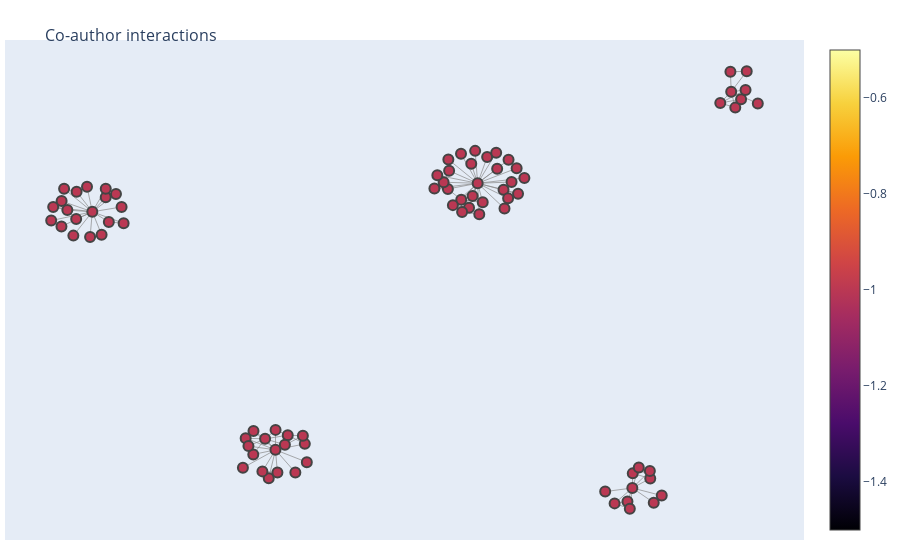

Here is the notebook cell this chart was saved with:
### Markdown cell above
Let's get the most "influential" author within the community (connected component)

We'll define it based on [PageRank algorithm](https://en.wikipedia.org/wiki/PageRank) which is a measure of "centrality" and "importance"

After we calculate and plot those influencers with their neighbours, we'll see the "central" nodes are those obtained influencer guys

### Code cell
# let's get the most "influential" author within the community (connected component)
top_influencers_in_cc = [
    pd.Series(
        nx.pagerank(aG.subgraph(cc), alpha=0.95, max_iter=1000)
    ).sort_values(ascending=False).index[0]
    for cc in top_n_cc
]

print(f'top co-authors:\n{top_influencers_in_cc}')

influencers_network = set()
# add those influencers and their direct connections (adjacent nodes)
for n in top_influencers_in_cc:
    influencers_network.update(aG.neighbors(n))
    
influencers_network.update(top_influencers_in_cc)

plot_interaction_graph(
    G=aG.subgraph(influencers_network), 
    category_data=category_data,
    category_color_lvl=1,
    node_sizes=10,
#     node_colors=np.array([
#         {a:i for i,c in enumerate(top_n_cc) for a in c}[node]
#         for node in aSG.nodes
#     ]),
    seed=seed, 
    title='<br>Co-author interactions',
    edge_width=0.7,
)

### Figure 1 — Plotly figure (JSON) as saved in the notebook; plotly's stock layout.template omitted (floating-point values rounded to 4 significant figures; data arrays with more than 128 entries replaced by an {"elided": "..."} marker saying what was removed)
{"data": [{"hoverinfo": "none", "line": {"color": "#888", "width": 0.7}, "mode": "lines", "type": "scatter", "x": {"elided": "435 float values"}, "y": {"elided": "435 float values"}}, {"hoverinfo": "text", "marker": {"color": [-1, -1, -1, -1, -1, -1, -1, -1, -1, -1, -1, -1, -1, -1, -1, -1, -1, -1, -1, -1, -1, -1, -1, -1, -1, -1, -1, -1, -1, -1, -1, -1, -1, -1, -1, -1, -1, -1, -1, -1, -1, -1, -1, -1, -1, -1, -1, -1, -1, -1, -1, -1, -1, -1, -1, -1, -1, -1, -1, -1, -1, -1, -1, -1, -1, -1, -1, -1, -1, -1, -1, -1, -1, -1, -1, -1, -1, -1, -1, -1, -1, -1, -1], "colorscale": [[0, "#000004"], [0.1111, "#1b0c41"], [0.2222, "#4a0c6b"], [0.3333, "#781c6d"], [0.4444, "#a52c60"], [0.5556, "#cf4446"], [0.6667, "#ed6925"], [0.7778, "#fb9b06"], [0.8889, "#f7d13d"], [1, "#fcffa4"]], "line": {"width": 2}, "showscale": true, "size": 10}, "mode": "markers", "text": ["<b>id: Zhang Byoung-Tak</b><br>name: nan<br>category: nan<br># of connections: 27", "<b>id: Lee Minsu</b><br>name: nan<br>category: nan<br># of connections: 7", "<b>id: Heo Yu-Jung</b><br>name: nan<br>category: nan<br># of connections: 5", "<b>id: Wong Alexander</b><br>name: nan<br>category: nan<br># of connections: 18", "<b>id: Ryu Jeh-Kwang</b><br>name: nan<br>category: nan<br># of connections: 3", "<b>id: Montavon Grégoire</b><br>name: nan<br>category: nan<br># of connections: 3", "<b>id: Hryniowski Andrew</b><br>name: nan<br>category: nan<br># of connections: 2", "<b>id: Ziesche Hanna</b><br>name: nan<br>category: nan<br># of connections: 3", "<b>id: Ha Jung-Woo</b><br>name: nan<br>category: nan<br># of connections: 3", "<b>id: Šošić Adrian</b><br>name: nan<br>category: nan<br># of connections: 2", "<b>id: Hwang Inwoo</b><br>name: nan<br>category: nan<br># of connections: 1", "<b>id: Wiedemann Simon</b><br>name: nan<br>category: nan<br># of connections: 3", "<b>id: Khalvati Farzad</b><br>name: nan<br>category: nan<br># of connections: 2", "<b>id: Wiegand Thomas</b><br>name: nan<br>category: nan<br># of connections: 4", "<b>id: Wang Xiao Yu</b><br>name: nan<br>category: nan<br># of connections: 2", "<b>id: Müller Klaus-Robert</b><br>name: nan<br>category: nan<br># of connections: 6", "<b>id: Shafiee Mohammad Javad</b><br>name: nan<br>category: nan<br># of connections: 4", "<b>id: Sattler Felix</b><br>name: nan<br>category: nan<br># of connections: 3", "<b>id: Chwyl Brendan</b><br>name: nan<br>category: nan<br># of connections: 3", "<b>id: McNally William</b><br>name: nan<br>category: nan<br># of connections: 3", "<b>id: Oh Hyunseok</b><br>name: nan<br>category: nan<br># of connections: 5", "<b>id: Binder Alexander</b><br>name: nan<br>category: nan<br># of connections: 3", "<b>id: Lee Hyundo</b><br>name: nan<br>category: nan<br># of connections: 1", "<b>id: Heinecke Alexander</b><br>name: nan<br>category: nan<br># of connections: 7", "<b>id: Breuer Alexander</b><br>name: nan<br>category: nan<br># of connections: 3", "<b>id: Kalamkar Dhiraj</b><br>name: nan<br>category: nan<br># of connections: 4", "<b>id: Hauberg Søren</b><br>name: nan<br>category: nan<br># of connections: 4", "<b>id: Pabst Hans</b><br>name: nan<br>category: nan<br># of connections: 3", "<b>id: Vien Ngo Anh</b><br>name: nan<br>category: nan<br># of connections: 3", "<b>id: Kwak Hanock</b><br>name: nan<br>category: nan<br># of connections: 1", "<b>id: Samek Wojciech</b><br>name: nan<br>category: nan<br># of connections: 16", "<b>id: Rozo Leonel</b><br>name: nan<br>category: nan<br># of connections: 4", "<b>id: Duffhauss Fabian</b><br>name: nan<br>category: nan<br># of connections: 1", "<b>id: McPhee John</b><br>name: nan<br>category: nan<br># of connections: 3", "<b>id: Kim Kyung-Min</b><br>name: nan<br>category: nan<br># of connections: 2", "<b>id: Choi Won-Seok</b><br>name: nan<br>category: nan<br># of connections: 1", "<b>id: Choi Jinyoung</b><br>name: nan<br>category: nan<br># of connections: 1", "<b>id: Becking Daniel</b><br>name: nan<br>category: nan<br># of connections: 1", "<b>id: Taylor Graham W.</b><br>name: nan<br>category: nan<br># of connections: 2", "<b>id: Neumann Gerhard</b><br>name: nan<br>category: nan<br># of connections: 10", "<b>id: Kumar Devinder</b><br>name: nan<br>category: nan<br># of connections: 2", "<b>id: Schwarz Heiko</b><br>name: nan<br>category: nan<br># of connections: 3", "<b>id: Chung Audrey G.</b><br>name: nan<br>category: nan<br># of connections: 3", "<b>id: Choi Seong-Ho</b><br>name: nan<br>category: nan<br># of connections: 2", "<b>id: Arvanitidis Georgios</b><br>name: nan<br>category: nan<br># of connections: 4", "<b>id: Achtibat Reduan</b><br>name: nan<br>category: nan<br># of connections: 3", "<b>id: Jun Jaehyun</b><br>name: nan<br>category: nan<br># of connections: 2", "<b>id: Seo Ahjeong</b><br>name: nan<br>category: nan<br># of connections: 1", "<b>id: Gao Ning</b><br>name: nan<br>category: nan<br># of connections: 3", "<b>id: Abbasi Saad</b><br>name: nan<br>category: nan<br># of connections: 2", "<b>id: Pahde Frederik</b><br>name: nan<br>category: nan<br># of connections: 2", "<b>id: Bathla Gautam</b><br>name: nan<br>category: nan<br># of connections: 2", "<b>id: Marban Arturo</b><br>name: nan<br>category: nan<br># of connections: 1", "<b>id: Lee Youngki</b><br>name: nan<br>category: nan<br># of connections: 5", "<b>id: Park Junseok</b><br>name: nan<br>category: nan<br># of connections: 4", "<b>id: Osman Ahmed</b><br>name: nan<br>category: nan<br># of connections: 1", "<b>id: Fieguth Paul</b><br>name: nan<br>category: nan<br># of connections: 2", "<b>id: Misra Sanchit</b><br>name: nan<br>category: nan<br># of connections: 2", "<b>id: Jang Youwon</b><br>name: nan<br>category: nan<br># of connections: 2", "<b>id: Haase Paul</b><br>name: nan<br>category: nan<br># of connections: 3", "<b>id: Kim Taehyeong</b><br>name: nan<br>category: nan<br># of connections: 1", "<b>id: Famouri Mahmoud</b><br>name: nan<br>category: nan<br># of connections: 2", "<b>id: Lee Min Whoo</b><br>name: nan<br>category: nan<br># of connections: 3", "<b>id: Vats Kanav</b><br>name: nan<br>category: nan<br># of connections: 3", "<b>id: Kirchhoffer Heiner</b><br>name: nan<br>category: nan<br># of connections: 3", "<b>id: Beik-Mohammadi Hadi</b><br>name: nan<br>category: nan<br># of connections: 4", "<b>id: Lapuschkin Sebastian</b><br>name: nan<br>category: nan<br># of connections: 8", "<b>id: Hüttenrauch Maximilian</b><br>name: nan<br>category: nan<br># of connections: 2", "<b>id: Chaudhary Narendra</b><br>name: nan<br>category: nan<br># of connections: 2", "<b>id: Choi Seongho</b><br>name: nan<br>category: nan<br># of connections: 4", "<b>id: On Kyoung-Woon</b><br>name: nan<br>category: nan<br># of connections: 1", "<b>id: Park Kwanyoung</b><br>name: nan<br>category: nan<br># of connections: 3", "<b>id: Boger Jennifer</b><br>name: nan<br>category: nan<br># of connections: 1", "<b>id: Kim Kibeom</b><br>name: nan<br>category: nan<br># of connections: 3", "<b>id: Kim Jin-Hwa</b><br>name: nan<br>category: nan<br># of connections: 4", "<b>id: Lee Sang-Woo</b><br>name: nan<br>category: nan<br># of connections: 3", "<b>id: Georganas Evangelos</b><br>name: nan<br>category: nan<br># of connections: 4", "<b>id: Chung Audrey</b><br>name: nan<br>category: nan<br># of connections: 1", "<b>id: Li Francis</b><br>name: nan<br>category: nan<br># of connections: 3", "<b>id: Choi Woo Suk</b><br>name: nan<br>category: nan<br># of connections: 2", "<b>id: Lim Jaeseo</b><br>name: nan<br>category: nan<br># of connections: 1", "<b>id: Kaul Bharat</b><br>name: nan<br>category: nan<br># of connections: 1", "<b>id: Dreyer Maximilian</b><br>name: nan<br>category: nan<br># of connections: 3"], "type": "scatter", "x": [0.2327, 0.1877, 0.1511, -0.8228, 0.1142, -0.3209, -0.7974, 0.643, 0.3433, 0.715, 0.3062, -0.2407, -0.9001, -0.4028, -0.8289, -0.2875, -0.8912, -0.2461, -0.9069, -0.758, 0.2091, -0.2953, 0.2152, 0.9271, 0.9384, 0.9542, 0.6575, 0.9664, 0.6494, 0.1524, -0.3211, 0.7054, 0.582, -0.786, 0.2587, 0.3607, 0.1871, -0.2352, -0.7371, 0.6563, -0.7776, -0.3395, -0.8658, 0.2834, 0.7043, -0.3813, 0.3256, 0.3173, 0.6078, -0.867, -0.3819, -0.9354, -0.2667, 0.1901, 0.1648, -0.4103, -0.8373, 0.9697, 0.1545, -0.3158, 0.3395, -0.9073, 0.2189, -0.786, -0.3569, 0.6741, -0.3495, 0.7369, 0.925, 0.1394, 0.2861, 0.2371, -0.8747, 0.2466, 0.3035, 0.3161, 0.8972, -0.7426, -0.93, 0.1222, 0.2258, 1, -0.3951], "y": [0.3657, 0.3007, 0.3432, 0.2533, 0.3452, -0.6071, 0.1629, -0.8899, 0.3242, -0.8942, 0.2659, -0.6623, 0.3438, -0.64, 0.1541, -0.6282, 0.2599, -0.6301, 0.2954, 0.3237, 0.2688, -0.6659, 0.4423, 0.727, 0.6642, 0.6973, -0.7787, 0.7337, -0.9183, 0.4597, -0.6859, -0.7989, -0.8506, 0.3104, 0.469, 0.3864, 0.4818, -0.7346, 0.208, -0.8363, 0.2131, -0.7976, 0.3327, 0.4861, -0.7694, -0.6112, 0.3707, 0.4583, -0.8971, 0.2249, -0.704, 0.2184, -0.7753, 0.2526, 0.2795, -0.7567, 0.3523, 0.8076, 0.4151, -0.7757, 0.4249, 0.1954, 0.3151, 0.344, -0.7708, -0.7555, -0.6426, -0.8664, 0.8053, 0.3698, 0.4229, 0.2439, 0.1592, 0.2909, 0.3405, 0.3062, 0.6825, 0.2723, 0.272, 0.3972, 0.4936, 0.6806, -0.671]}], "layout": {"hovermode": "closest", "margin": {"b": 20, "l": 5, "r": 5, "t": 40}, "showlegend": false, "title": {"font": {"size": 16}, "text": "<br>Co-author interactions"}, "xaxis": {"showgrid": false, "showticklabels": false, "zeroline": false}, "yaxis": {"showgrid": false, "showticklabels": false, "zeroline": false}}}
